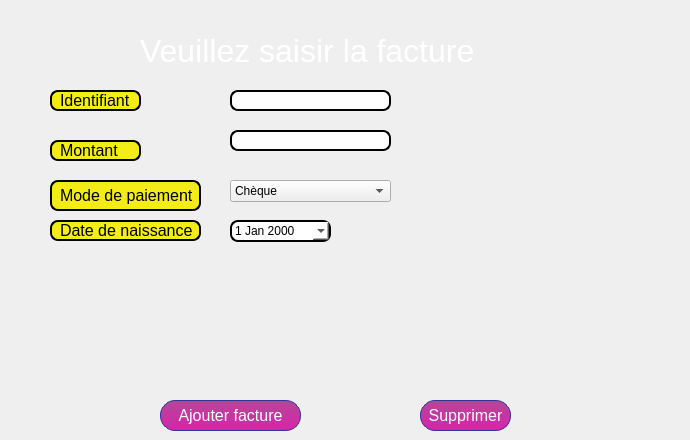
    <widget class="QWidget" name="ajout">
     <attribute name="title">
      <string>Nouvelle facture</string>
     </attribute>
     <widget class="QLabel" name="label_2">
      <property name="enabled">
       <bool>true</bool>
      </property>
      <property name="geometry">
       <rect>
        <x>50</x>
        <y>140</y>
        <width>91</width>
        <height>21</height>
       </rect>
      </property>
      <property name="font">
       <font>
        <pointsize>12</pointsize>
       </font>
      </property>
      <property name="styleSheet">
       <string notr="true">QLabel {
	color: rgb(0, 0, 0);
	background-color: rgb(243, 236, 23);
border: 2px solid;
border-radius: 8px;
padding: 2px 4px;
}</string>
      </property>
      <property name="text">
       <string>Montant</string>
      </property>
     </widget>
     <widget class="QLabel" name="label_3">
      <property name="geometry">
       <rect>
        <x>50</x>
        <y>180</y>
        <width>151</width>
        <height>31</height>
       </rect>
      </property>
      <property name="font">
       <font>
        <pointsize>12</pointsize>
       </font>
      </property>
      <property name="styleSheet">
       <string notr="true">QLabel {
	color: rgb(0, 0, 0);
	background-color: rgb(243, 236, 23);
border: 2px solid;
border-radius: 8px;
padding: 2px 4px;
}</string>
      </property>
      <property name="text">
       <string>Mode de paiement</string>
      </property>
     </widget>
     <widget class="QLabel" name="label_5">
      <property name="geometry">
       <rect>
        <x>50</x>
        <y>220</y>
        <width>151</width>
        <height>21</height>
       </rect>
      </property>
      <property name="font">
       <font>
        <pointsize>12</pointsize>
       </font>
      </property>
      <property name="styleSheet">
       <string notr="true">QLabel {
	color: rgb(0, 0, 0);
	background-color: rgb(243, 236, 23);
border: 2px solid;
border-radius: 8px;
padding: 2px 4px;
}</string>
      </property>
      <property name="text">
       <string>Date de naissance</string>
      </property>
     </widget>
     <widget class="QLineEdit" name="montantS">
      <property name="geometry">
       <rect>
        <x>230</x>
        <y>130</y>
        <width>161</width>
        <height>21</height>
       </rect>
      </property>
      <property name="styleSheet">
       <string notr="true">QLineEdit {
background-color: rgb(255, 255, 255);
padding: 1px;
border-style: solid;
border: 2px solid black;
border-radius: 8px;
}</string>
      </property>
     </widget>
     <widget class="QPushButton" name="pb_ajouter">
      <property name="geometry">
       <rect>
        <x>160</x>
        <y>400</y>
        <width>141</width>
        <height>31</height>
       </rect>
      </property>
      <property name="font">
       <font>
        <pointsize>12</pointsize>
       </font>
      </property>
      <property name="styleSheet">
       <string notr="true">QPushButton {
color: white;
border:15px;
	background-color: qlineargradient(spread:pad, x1:0.122, y1:0.988636, x2:0.118, y2:0, stop:0.0147059 rgba(214, 37, 170, 255), stop:0.936275 rgba(182, 69, 154, 255));
border-width: 1px;
border-color: #339;
border-style: solid;
border-radius: 15;
padding: -16px 0px;
min-height: 32px;
min-width: 60px;	
}
QPushButton:hover {
color: white;
	background-color: qlineargradient(spread:pad, x1:0.122, y1:0.988636, x2:0.118, y2:0, stop:0.00490196 rgba(255, 0, 191, 255), stop:0.696078 rgba(174, 72, 150, 255), stop:1 rgba(242, 242, 242, 255));
border-width: 1px;
border-color: #339;
border-style: solid;
border-radius: 15;
padding: -16px 0px;
min-height: 32px;
min-width: 60px;	
}
</string>
      </property>
      <property name="text">
       <string>Ajouter facture</string>
      </property>
     </widget>
     <widget class="QPushButton" name="pb_supp_form">
      <property name="geometry">
       <rect>
        <x>420</x>
        <y>400</y>
        <width>91</width>
        <height>31</height>
       </rect>
      </property>
      <property name="font">
       <font>
        <pointsize>12</pointsize>
       </font>
      </property>
      <property name="styleSheet">
       <string notr="true">QPushButton {
color: white;
border:15px;
	background-color: qlineargradient(spread:pad, x1:0.122, y1:0.988636, x2:0.118, y2:0, stop:0.0147059 rgba(214, 37, 170, 255), stop:0.936275 rgba(182, 69, 154, 255));
border-width: 1px;
border-color: #339;
border-style: solid;
border-radius: 15;
padding: -16px 0px;
min-height: 32px;
min-width: 60px;	
}
QPushButton:hover {
color: white;
	background-color: qlineargradient(spread:pad, x1:0.122, y1:0.988636, x2:0.118, y2:0, stop:0.00490196 rgba(255, 0, 191, 255), stop:0.696078 rgba(174, 72, 150, 255), stop:1 rgba(242, 242, 242, 255));
border-width: 1px;
border-color: #339;
border-style: solid;
border-radius: 15;
padding: -16px 0px;
min-height: 32px;
min-width: 60px;	
}</string>
      </property>
      <property name="text">
       <string>Supprimer</string>
      </property>
     </widget>
     <widget class="QDateEdit" name="dateS">
      <property name="geometry">
       <rect>
        <x>230</x>
        <y>220</y>
        <width>101</width>
        <height>22</height>
       </rect>
      </property>
      <property name="styleSheet">
       <string notr="true">background-color: rgb(255, 255, 255);
padding: 1px;
border-style: solid;
border: 2px solid black;
border-radius: 8px;</string>
      </property>
      <property name="calendarPopup">
       <bool>true</bool>
      </property>
     </widget>
     <widget class="QLabel" name="label_12">
      <property name="geometry">
       <rect>
        <x>140</x>
        <y>30</y>
        <width>401</width>
        <height>41</height>
       </rect>
      </property>
      <property name="font">
       <font>
        <pointsize>24</pointsize>
       </font>
      </property>
      <property name="styleSheet">
       <string notr="true">QLabel {
	color: rgb(255, 255, 255);
}</string>
      </property>
      <property name="text">
       <string>Veuillez saisir la facture</string>
      </property>
     </widget>
     <widget class="QComboBox" name="modeS">
      <property name="geometry">
       <rect>
        <x>230</x>
        <y>180</y>
        <width>161</width>
        <height>22</height>
       </rect>
      </property>
      <property name="styleSheet">
       <string notr="true">QLabel {
	
border: 2px solid;
border-radius: 15px;
padding: 2px 4px;
}</string>
      </property>
      <item>
       <property name="text">
        <string>Chèque</string>
       </property>
      </item>
      <item>
       <property name="text">
        <string>Espèces</string>
       </property>
      </item>
      <item>
       <property name="text">
        <string>Paiement en ligne</string>
       </property>
      </item>
     </widget>
     <widget class="QLabel" name="label_13">
      <property name="geometry">
       <rect>
        <x>600</x>
        <y>10</y>
        <width>81</width>
        <height>71</height>
       </rect>
      </property>
      <property name="text">
       <string/>
      </property>
      <property name="pixmap">
       <pixmap>../../Pictures/kindpng_202406.png</pixmap>
      </property>
      <property name="scaledContents">
       <bool>true</bool>
      </property>
     </widget>
     <widget class="QLineEdit" name="idS">
      <property name="geometry">
       <rect>
        <x>230</x>
        <y>90</y>
        <width>161</width>
        <height>21</height>
       </rect>
      </property>
      <property name="styleSheet">
       <string notr="true">QLineEdit {
background-color: rgb(255, 255, 255);
padding: 1px;
border-style: solid;
border: 2px solid black;
border-radius: 8px;
}</string>
      </property>
     </widget>
     <widget class="QLabel" name="label">
      <property name="geometry">
       <rect>
        <x>50</x>
        <y>90</y>
        <width>91</width>
        <height>21</height>
       </rect>
      </property>
      <property name="font">
       <font>
        <pointsize>12</pointsize>
       </font>
      </property>
      <property name="styleSheet">
       <string notr="true">QLabel {
	color: rgb(0, 0, 0);
	background-color: rgb(243, 236, 23);
border: 2px solid;
border-radius: 8px;
padding: 2px 4px;
}</string>
      </property>
      <property name="text">
       <string>Identifiant</string>
      </property>
     </widget>
     <zorder>modeS</zorder>
     <zorder>montantS</zorder>
     <zorder>pb_ajouter</zorder>
     <zorder>pb_supp_form</zorder>
     <zorder>dateS</zorder>
     <zorder>label_2</zorder>
     <zorder>label_3</zorder>
     <zorder>label_5</zorder>
     <zorder>label_12</zorder>
     <zorder>label_13</zorder>
     <zorder>idS</zorder>
     <zorder>label</zorder>
    </widget>
